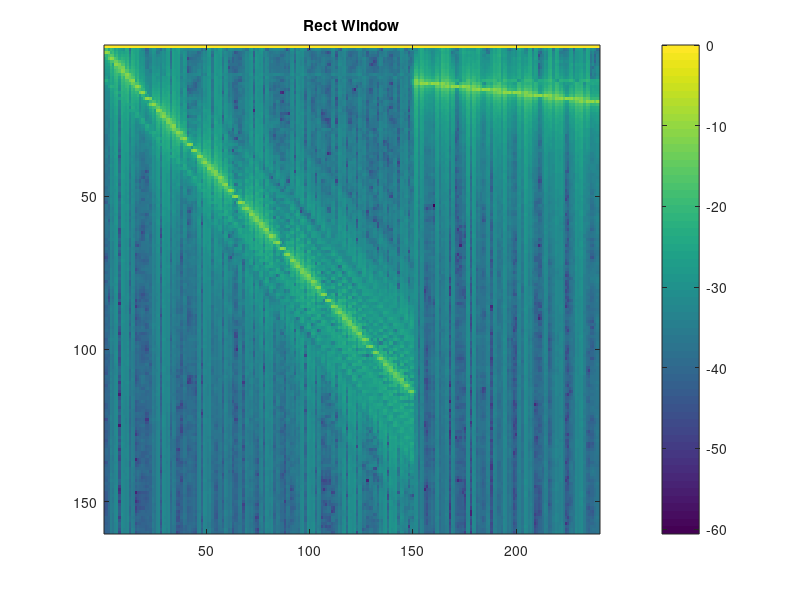
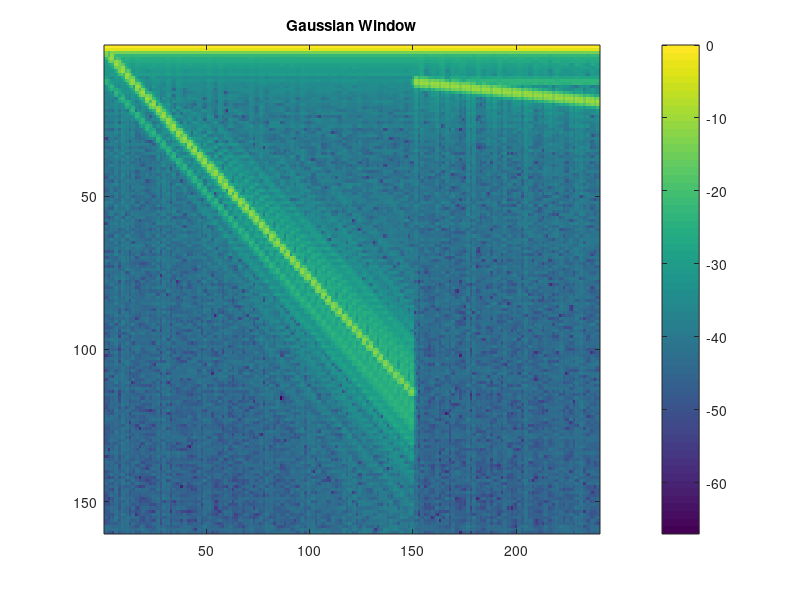
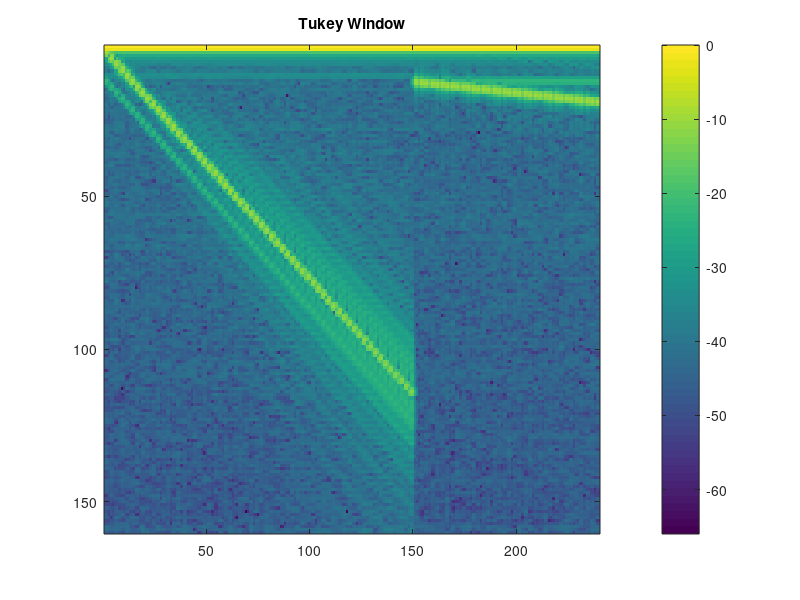
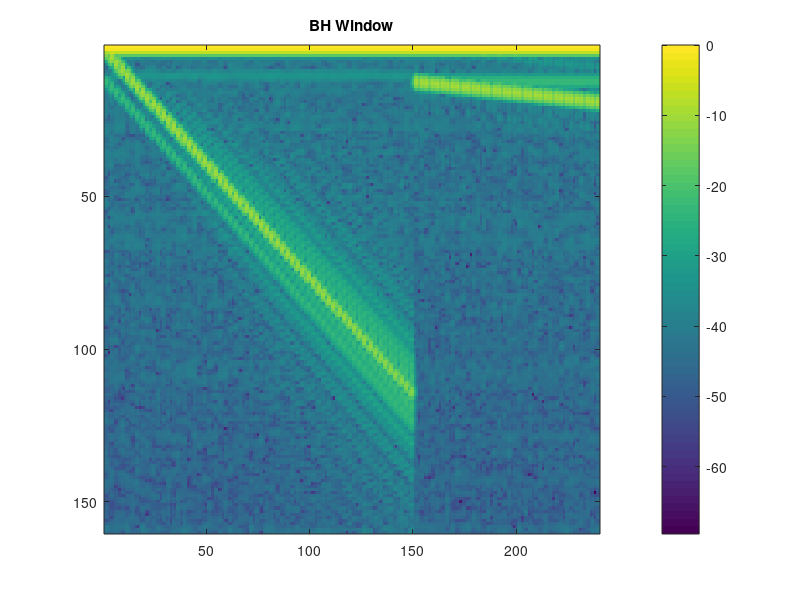

The MATLAB source for these figures, in order:
% reconstruct FDOCT result from a test Interferogram image 
% to check the reconstruction done in C
% in BscanFFTsim.bin
%
% using the framework in 
% Biomedical Optics by Wang and Wu
% Chapter 9
% and the Hilbert method in
% http://journal.iisc.ernet.in/index.php/iisc/article/view/1113
%           
%            Hilbert( abs(1+log(f(w))) ) = angle(1+f(w))
%            ifft[(1+f(w))exp(j angle(1+f(w))] = delta(0) + f(z)
%
% Hari Nandakumar
%
% $Date: 11 Oct 2018
%

% Using SI units throughout 

pkg load image;
pkg load signal;

lambda0 = 850E-9; % center wavelength of source 
dlambda = 20E-9; % FWHM wavelength bandwidth of source 
ns=1.0; % refractive index of sample 
ls1 = 90E-6; % location of backscatterer 1 
ls2 = 150E-6; % location of backscatterer 2 
rs1 = 0.1; % reflectivity of backscatterer 1 - was 0.5
rs2 = 0.005; %rs2 = 0.0; % reflectivity of backscatterer 2 was 0.25
k0=2*pi/lambda0; % center propagation constant 
delta_k=2*pi*dlambda/lambda0^2; % FWHM bandwidth of k 
sigma_k = delta_k/sqrt(2*log(2)); % standard deviation of k 
sigma_lambda = dlambda/sqrt(2*log(2)); % standard deviation of lambda

N=1280;  %2^10; %N=100; % number of sampling points was 2^10 
nsigma = 2; % number of standard deviations to plot on each side of kO 

%subplot(4,1,1); % Generate the interferogram 
k = k0 + sigma_k*linspace(-nsigma,nsigma, N); % array for k 
lambdas = lambda0 + sigma_lambda*linspace(-nsigma,nsigma, N); % array for lambda 
%S_k = exp(-(1/2)*(k-k0).^2/sigma_k^2); % Gaussian source PSD 
S_lam = exp(-(1/2)*(lambdas-lambda0).^2/sigma_lambda^2); % Gaussian source PSD 
%E_s1 = rs1*exp(i*2*k*ns*ls1); % sample electric field from scatter 1 
%E_s2 = rs2*exp(i*2*k*ns*ls2); % sample electric field from scatter 2 
%I_k1 = S_k .* abs(1 + E_s1 + E_s2).^2; % interferogram (r_R = 1) 
%plot(lambdas*1e9,S_lam)


imgi = zeros(960,1280);
backg = imgi;

for ii=1:60
  ls1 = ii*10*1E-6; % location of backscatterer 1 
  ls2 = (ii*10+50)*1E-6; % location of backscatterer 2
  E_s1 = rs1*exp(i*2*2*pi*ns*ls1./lambdas); % sample electric field from scatter 1 
  E_s2 = rs2*exp(i*2*2*pi*ns*ls2./lambdas); % sample electric field from scatter 2 
  I_l = S_lam .* abs(1 + E_s1 + E_s2).^2; % interferogram (r_R = 1) 
  I_pi = S_lam .* abs(-1 + E_s1 + E_s2).^2;
  imgi(ii*10-9:ii*10,:)  = ones(10,1)*I_l./max(I_l);
  piimgi(ii*10-9:ii*10,:)  = ones(10,1)*I_pi./max(I_pi);
  backg(ii*10-9:ii*10,:) = ones(10,1)*S_lam./max(S_lam);
end

for ii=61:96
  ls1 = ii*1E-6; % location of backscatterer 1 
  ls2 = 60*1E-6; % location of backscatterer 2
  E_s1 = rs1*exp(i*2*2*pi*ns*ls1./lambdas); % sample electric field from scatter 1 
  E_s2 = rs2*exp(i*2*2*pi*ns*ls2./lambdas); % sample electric field from scatter 2 
  I_l = S_lam .* abs(1 + E_s1 + E_s2).^2; % interferogram (r_R = 1) 
  I_pi = S_lam .* abs(-1 + E_s1 + E_s2).^2;
  imgi(ii*10-9:ii*10,:)  = ones(10,1)*I_l./max(I_l);
  piimgi(ii*10-9:ii*10,:)  = ones(10,1)*I_pi./max(I_pi);
  backg(ii*10-9:ii*10,:) = ones(10,1)*S_lam./max(S_lam);
end

 
%figure; 
%imshow(imgi); 
%figure;
%imshow(backg); 

%imwrite(imgi,'imgi.png')
%imwrite(backg, 'backg.png') 


%plot(k/k0,I_k1/max(I_k1), 'k'); 

%%%%%%%%%%%%%%%%%%%%%%%%%%%%%
% reconstruction
%%%%%%%%%%%%%%%%%%%%%%%%%%%%%

% check out 8 bit imgi
imgi = floor(imgi*255);
piimgi = floor(piimgi*255);
backg = floor(backg*255);

lambdamin = 816e-9;
lambdamax = 884e-9;
deltalambda = (lambdamax - lambdamin ) / columns(imgi);
numfftpoints = 320;
kmax=2*pi/lambdamin;
kmin=2*pi/(lambdamax-deltalambda);
deltak = (kmax - kmin) / numfftpoints;
resizedim=imresize(imgi,0.25); % similar to 4x binning
resizedbk=imresize(backg,0.25); 
resizedpi=imresize(piimgi,0.25);
plinear = zeros(rows(resizedim),numfftpoints);
bscantransposed = plinear;

lambdas = linspace(lambdamin, lambdamax-deltalambda, columns(resizedim));  % Mat::zeros(cv::Size(1, data_y.cols), CV_64F);		//Size(cols,rows)
k = 2*pi ./ lambdas;
klinear = linspace(kmin, kmax, numfftpoints); %Mat::zeros(cv::Size(1, numfftpoints), CV_64F);
diffk = diff(k); %Mat::zeros(cv::Size(1, data_y.cols), CV_64F);

%fractionalk = zeros(1, numfftpoints);
%slopes = zeros(rows(imgi), columns(imgi));
%nearestkindex = zeros( 1, numfftpoints );


windowt = (tukeywin(columns(resizedim), 1.0) )';
windowg = (gausswin(columns(resizedim)))';
windowb = (blackmanharris(columns(resizedim)))';
windowbth = (barthannwin(columns(resizedim)))';
 
apodi   = resizedim./resizedbk;       % apodi = (1+f(w))^2
logf = log(sqrt(apodi));
angl = imag(hilbert(abs(logf)));


for indexi=1:rows(resizedim) 
  % DC removal
  % apodi(indexi,:) = apodi(indexi,:) - mean(apodi(indexi,:));
  % windowing
  apodig(indexi,:)=apodi(indexi,:).*windowg;
  apodit(indexi,:)=apodi(indexi,:).*windowt;
  apodib(indexi,:)=apodi(indexi,:).*windowb;
  apodibth(indexi,:)=apodi(indexi,:).*windowbth;
 end
 

for indexi=1:rows(resizedim) 
  plinear(indexi,:)=interp1(k,apodi(indexi,:),klinear,'linear');
  plinearg(indexi,:)=interp1(k,apodig(indexi,:),klinear,'linear');
  plineart(indexi,:)=interp1(k,apodit(indexi,:),klinear,'linear');
  plinearb(indexi,:)=interp1(k,apodib(indexi,:),klinear,'linear');
  plinearbth(indexi,:)=interp1(k,apodibth(indexi,:),klinear,'linear');
 
 end
  
% figure;
% imagesc(plinear); title('Linearized'); colorbar;
% figure;
% imagesc(plinearg); title('Linearized with Gaussian Window'); colorbar;
% figure;
% imagesc(plineart); title('Linearized with Tukey Window'); colorbar;
% figure;
% imagesc(plinearb); title('Linearized with BH Window'); colorbar;
% 
 for indexi=1:rows(resizedim) 
  bscantransposed(indexi,:)=abs(ifft(plinear(indexi,:)));
  bscantransposedg(indexi,:)=abs(ifft(plinearg(indexi,:)));
  bscantransposedt(indexi,:)=abs(ifft(plineart(indexi,:)));
  bscantransposedb(indexi,:)=abs(ifft(plinearb(indexi,:)));
  bscantransposedbth(indexi,:)=abs(ifft(plinearbth(indexi,:)));
  bscantransposedhilb(indexi,:)=abs(ifft(plinearbth(indexi,:).*exp(i*angl(indexi,:))));
 
 end
 
 %figure;
 %imagesc(bscantransposed); title('bscantransposed');
 bscan=bscantransposed';
 bscang=bscantransposedg';
 bscant=bscantransposedt';
 bscanb=bscantransposedb';
 bscanbth=bscantransposedbth';
 bscanhilb=bscantransposedhilb';
% bscan(1,:)=zeros(1,rows(resizedim));
% bscant(1,:)=zeros(1,rows(resizedim));
% bscang(1,:)=zeros(1,rows(resizedim));
 figure;
 imagesc(10*log10(bscan(1:160,:)./max(bscan(1:160,:)))); title('Rect Window');colorbar;
 figure;
 imagesc(10*log10(bscang(1:160,:)./max(bscang(1:160,:)))); title('Gaussian Window');colorbar;
 figure;
 imagesc(10*log10(bscant(1:160,:)./max(bscant(1:160,:)))); title('Tukey Window');colorbar;
 figure;
 imagesc(10*log10(bscanb(1:160,:)./max(bscanb(1:160,:)))); title('BH Window');colorbar;
 figure;
 imagesc(10*log10(bscanbth(1:160,:)./max(bscanbth(1:160,:)))); title('BTH Window');colorbar;
 figure;
 imagesc(10*log10(bscanhilb(1:160,:)./max(bscanhilb(1:160,:)))); title('Hilb method, BTH Window');colorbar;
 
 figure;
 plot(bscang(1:160,230)); title('Linear plot, Gaussian window');
  
  deltaklinear = kmax-kmin;
 deltax=pi/deltaklinear;
 xaxis=[0:159]*deltax*1000000;
 figure;
 plot(xaxis,10*log10(bscang(1:160,230)./max(bscang(1:160,230))),'b');title('Log plot');hold on;
 plot(xaxis,10*log10(bscan(1:160,230)./max(bscan(1:160,230))),'r'); xlabel('microns')
 plot(xaxis,10*log10(bscant(1:160,230)./max(bscant(1:160,230))),'k');
 plot(xaxis,10*log10(bscanhilb(1:160,230)./max(bscanhilb(1:160,230))),'.');
 hold off;
 
 figure;
 plot(real(angl(2,:))); title('Real part of h');
 figure;
 plot(imag(angl(2,:))); title('Im part of h');
 figure;
 plot(abs(angl(2,:))); title('Absolute value of h');
 figure;
 plot(arg(angl(2,:))); title('Angle of h');